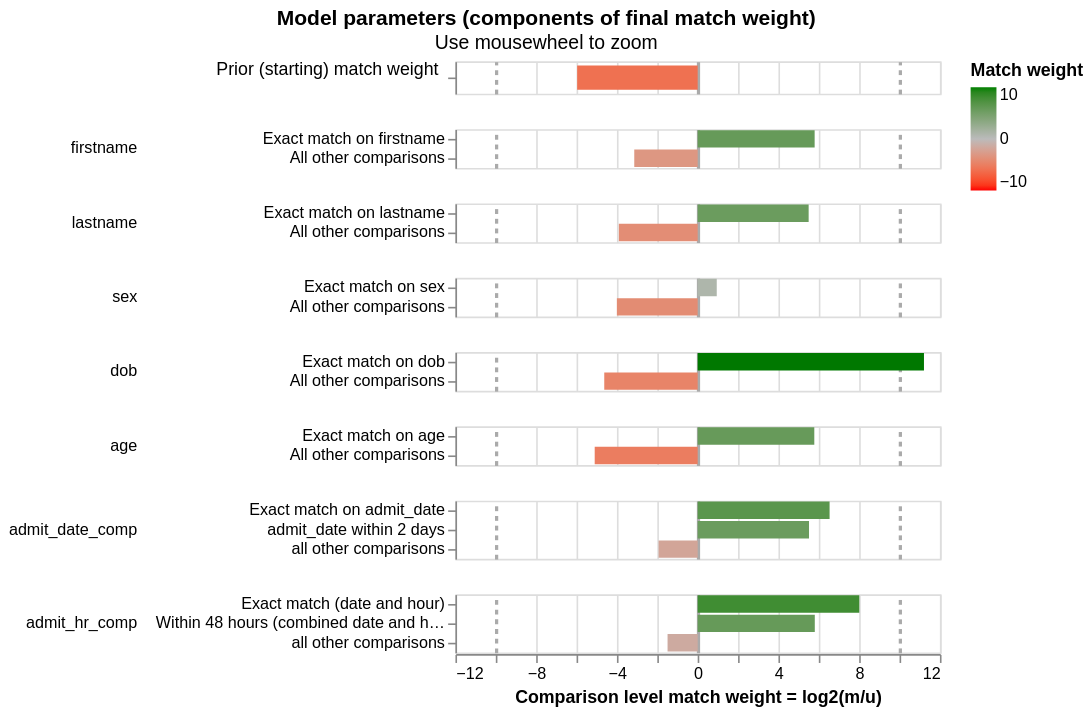

This figure's notebook cell:
### Code cell
linker.visualisations.match_weights_chart()

### Figure 1 — Vega-Lite specification as saved in the notebook (floating-point values rounded to 4 significant figures)
{"config": {"view": {"continuousWidth": 300, "continuousHeight": 300, "discreteHeight": 60, "discreteWidth": 400}, "header": {"title": null}, "mark": {"tooltip": null}, "title": {"anchor": "middle"}}, "vconcat": [{"mark": {"type": "bar", "clip": true, "height": 15}, "encoding": {"color": {"field": "log2_bayes_factor", "scale": {"domain": [-10, 0, 10], "interpolate": "lab", "range": ["red", "#bbbbbb", "green"]}, "title": "Match weight", "type": "quantitative"}, "tooltip": [{"field": "comparison_name", "title": "Comparison name", "type": "nominal"}, {"field": "probability_two_random_records_match", "format": ".4f", "title": "Probability two random records match", "type": "nominal"}, {"field": "log2_bayes_factor", "format": ",.4f", "title": "Equivalent match weight", "type": "quantitative"}, {"field": "bayes_factor_description", "title": "Match weight description", "type": "nominal"}], "x": {"axis": {"domain": false, "gridColor": {"condition": {"test": "abs(datum.value / 10)  <= 1 & datum.value % 10 === 0", "value": "#aaa"}, "value": "#ddd"}, "gridDash": {"condition": {"test": "abs(datum.value / 10) == 1", "value": [3]}, "value": null}, "gridWidth": {"condition": {"test": "abs(datum.value / 10)  <= 1 & datum.value % 10 === 0", "value": 2}, "value": 1}, "labels": false, "ticks": false, "title": ""}, "field": "log2_bayes_factor", "scale": {"domain": [-12, 12]}, "type": "quantitative"}, "y": {"axis": {"title": "Prior (starting) match weight", "titleAlign": "right", "titleAngle": 0, "titleFontWeight": "normal"}, "field": "label_for_charts", "sort": {"field": "comparison_vector_value", "order": "descending"}, "type": "nominal"}}, "height": 20, "transform": [{"filter": "(datum.comparison_name == 'probability_two_random_records_match')"}]}, {"mark": {"type": "bar", "clip": true}, "encoding": {"color": {"field": "log2_bayes_factor", "scale": {"domain": [-10, 0, 10], "interpolate": "lab", "range": ["red", "#bbbbbb", "green"]}, "title": "Match weight", "type": "quantitative"}, "row": {"field": "comparison_name", "header": {"labelAlign": "left", "labelAnchor": "middle", "labelAngle": 0}, "sort": {"field": "comparison_sort_order"}, "type": "nominal"}, "tooltip": [{"field": "comparison_name", "title": "Comparison name", "type": "nominal"}, {"field": "label_for_charts", "title": "Label", "type": "ordinal"}, {"field": "sql_condition", "title": "SQL condition", "type": "nominal"}, {"field": "m_probability", "format": ".10~g", "title": "M probability", "type": "quantitative"}, {"field": "u_probability", "format": ".10~g", "title": "U probability", "type": "quantitative"}, {"field": "bayes_factor", "format": ",.6f", "title": "Bayes factor = m/u", "type": "quantitative"}, {"field": "log2_bayes_factor", "format": ".4~g", "title": "Match weight = log2(m/u)", "type": "quantitative"}, {"field": "bayes_factor_description", "title": "Match weight description", "type": "nominal"}, {"field": "m_probability_description", "title": "m probability description", "type": "nominal"}, {"field": "u_probability_description", "title": "u probability description", "type": "nominal"}], "x": {"axis": {"gridColor": {"condition": {"test": "abs(datum.value / 10)  <= 1 & datum.value % 10 === 0", "value": "#aaa"}, "value": "#ddd"}, "gridDash": {"condition": {"test": "abs(datum.value / 10) == 1", "value": [3]}, "value": null}, "gridWidth": {"condition": {"test": "abs(datum.value / 10)  <= 1 & datum.value % 10 === 0", "value": 2}, "value": 1}, "title": "Comparison level match weight = log2(m/u)"}, "field": "log2_bayes_factor", "scale": {"domain": [-12, 12]}, "type": "quantitative"}, "y": {"axis": {"title": null}, "field": "label_for_charts", "sort": {"field": "comparison_vector_value", "order": "descending"}, "type": "nominal"}}, "height": {"step": 12}, "resolve": {"axis": {"y": "independent"}, "scale": {"y": "independent"}}, "transform": [{"filter": "(datum.comparison_name != 'probability_two_random_records_match')"}]}], "data": {"name": "data-4ec11f5836c8cc42771f842f08d6a39b"}, "params": [{"name": "mouse_zoom", "select": {"type": "interval", "encodings": ["x"]}, "bind": "scales", "views": []}], "resolve": {"axis": {"y": "independent"}, "scale": {"y": "independent"}}, "title": {"text": "Model parameters (components of final match weight)", "subtitle": "Use mousewheel to zoom"}, "$schema": "https://vega.github.io/schema/vega-lite/v5.9.3.json", "datasets": {"data-4ec11f5836c8cc42771f842f08d6a39b": [{"comparison_name": "probability_two_random_records_match", "sql_condition": null, "label_for_charts": "", "m_probability": null, "u_probability": null, "m_probability_description": null, "u_probability_description": null, "has_tf_adjustments": false, "tf_adjustment_column": null, "tf_adjustment_weight": null, "is_null_level": false, "bayes_factor": 0.01595, "log2_bayes_factor": -5.97, "comparison_vector_value": 0, "max_comparison_vector_value": 0, "bayes_factor_description": "The probability that two random records drawn at random match is 0.016 or one in  63.7 records.This is equivalent to a starting match weight of -5.970.", "probability_two_random_records_match": 0.0157, "comparison_sort_order": -1}, {"comparison_name": "firstname", "sql_condition": "\"firstname_l\" = \"firstname_r\"", "label_for_charts": "Exact match on firstname", "m_probability": 0.8885, "u_probability": 0.01601, "m_probability_description": "Amongst matching record comparisons, 88.85% of records (i.e. one in 1.125) are in the exact match on firstname comparison level", "u_probability_description": "Amongst non-matching record comparisons, 1.601% of records (i.e. one in 62.45) are in the exact match on firstname comparison level", "has_tf_adjustments": false, "tf_adjustment_column": null, "tf_adjustment_weight": 1.0, "is_null_level": false, "bayes_factor": 55.48, "log2_bayes_factor": 5.794, "comparison_vector_value": 1, "max_comparison_vector_value": 1, "bayes_factor_description": "If comparison level is `exact match on firstname` then comparison is 55.48 times more likely to be a match", "probability_two_random_records_match": 0.0157, "comparison_sort_order": 0}, {"comparison_name": "firstname", "sql_condition": "ELSE", "label_for_charts": "All other comparisons", "m_probability": 0.1115, "u_probability": 0.984, "m_probability_description": "Amongst matching record comparisons, 11.15% of records (i.e. one in 8.969) are in the all other comparisons comparison level", "u_probability_description": "Amongst non-matching record comparisons, 98.4% of records (i.e. one in 1.016) are in the all other comparisons comparison level", "has_tf_adjustments": false, "tf_adjustment_column": null, "tf_adjustment_weight": 1.0, "is_null_level": false, "bayes_factor": 0.1133, "log2_bayes_factor": -3.142, "comparison_vector_value": 0, "max_comparison_vector_value": 1, "bayes_factor_description": "If comparison level is `all other comparisons` then comparison is 8.825 times less likely to be a match", "probability_two_random_records_match": 0.0157, "comparison_sort_order": 0}, {"comparison_name": "lastname", "sql_condition": "\"lastname_l\" = \"lastname_r\"", "label_for_charts": "Exact match on lastname", "m_probability": 0.9347, "u_probability": 0.0207, "m_probability_description": "Amongst matching record comparisons, 93.47% of records (i.e. one in 1.07) are in the exact match on lastname comparison level", "u_probability_description": "Amongst non-matching record comparisons, 2.07% of records (i.e. one in 48.32) are in the exact match on lastname comparison level", "has_tf_adjustments": false, "tf_adjustment_column": null, "tf_adjustment_weight": 1.0, "is_null_level": false, "bayes_factor": 45.16, "log2_bayes_factor": 5.497, "comparison_vector_value": 1, "max_comparison_vector_value": 1, "bayes_factor_description": "If comparison level is `exact match on lastname` then comparison is 45.16 times more likely to be a match", "probability_two_random_records_match": 0.0157, "comparison_sort_order": 1}, {"comparison_name": "lastname", "sql_condition": "ELSE", "label_for_charts": "All other comparisons", "m_probability": 0.06533, "u_probability": 0.9793, "m_probability_description": "Amongst matching record comparisons, 6.533% of records (i.e. one in 15.31) are in the all other comparisons comparison level", "u_probability_description": "Amongst non-matching record comparisons, 97.93% of records (i.e. one in 1.021) are in the all other comparisons comparison level", "has_tf_adjustments": false, "tf_adjustment_column": null, "tf_adjustment_weight": 1.0, "is_null_level": false, "bayes_factor": 0.06671, "log2_bayes_factor": -3.906, "comparison_vector_value": 0, "max_comparison_vector_value": 1, "bayes_factor_description": "If comparison level is `all other comparisons` then comparison is 14.99 times less likely to be a match", "probability_two_random_records_match": 0.0157, "comparison_sort_order": 1}, {"comparison_name": "sex", "sql_condition": "\"sex_l\" = \"sex_r\"", "label_for_charts": "Exact match on sex", "m_probability": 0.969, "u_probability": 0.5035, "m_probability_description": "Amongst matching record comparisons, 96.9% of records (i.e. one in 1.032) are in the exact match on sex comparison level", "u_probability_description": "Amongst non-matching record comparisons, 50.35% of records (i.e. one in 1.986) are in the exact match on sex comparison level", "has_tf_adjustments": false, "tf_adjustment_column": null, "tf_adjustment_weight": 1.0, "is_null_level": false, "bayes_factor": 1.925, "log2_bayes_factor": 0.9445, "comparison_vector_value": 1, "max_comparison_vector_value": 1, "bayes_factor_description": "If comparison level is `exact match on sex` then comparison is 1.925 times more likely to be a match", "probability_two_random_records_match": 0.0157, "comparison_sort_order": 2}, {"comparison_name": "sex", "sql_condition": "ELSE", "label_for_charts": "All other comparisons", "m_probability": 0.03097, "u_probability": 0.4965, "m_probability_description": "Amongst matching record comparisons, 3.097% of records (i.e. one in 32.29) are in the all other comparisons comparison level", "u_probability_description": "Amongst non-matching record comparisons, 49.65% of records (i.e. one in 2.014) are in the all other comparisons comparison level", "has_tf_adjustments": false, "tf_adjustment_column": null, "tf_adjustment_weight": 1.0, "is_null_level": false, "bayes_factor": 0.06238, "log2_bayes_factor": -4.003, "comparison_vector_value": 0, "max_comparison_vector_value": 1, "bayes_factor_description": "If comparison level is `all other comparisons` then comparison is 16.03 times less likely to be a match", "probability_two_random_records_match": 0.0157, "comparison_sort_order": 2}, {"comparison_name": "dob", "sql_condition": "\"dob_l\" = \"dob_r\"", "label_for_charts": "Exact match on dob", "m_probability": 0.9596, "u_probability": 0.0004052, "m_probability_description": "Amongst matching record comparisons, 95.96% of records (i.e. one in 1.042) are in the exact match on dob comparison level", "u_probability_description": "Amongst non-matching record comparisons, 0.04052% of records (i.e. one in 2,468) are in the exact match on dob comparison level", "has_tf_adjustments": false, "tf_adjustment_column": null, "tf_adjustment_weight": 1.0, "is_null_level": false, "bayes_factor": 2368.0, "log2_bayes_factor": 11.21, "comparison_vector_value": 1, "max_comparison_vector_value": 1, "bayes_factor_description": "If comparison level is `exact match on dob` then comparison is 2,368 times more likely to be a match", "probability_two_random_records_match": 0.0157, "comparison_sort_order": 3}, {"comparison_name": "dob", "sql_condition": "ELSE", "label_for_charts": "All other comparisons", "m_probability": 0.04043, "u_probability": 0.9996, "m_probability_description": "Amongst matching record comparisons, 4.043% of records (i.e. one in 24.73) are in the all other comparisons comparison level", "u_probability_description": "Amongst non-matching record comparisons, 99.96% of records (i.e. one in 1) are in the all other comparisons comparison level", "has_tf_adjustments": false, "tf_adjustment_column": null, "tf_adjustment_weight": 1.0, "is_null_level": false, "bayes_factor": 0.04045, "log2_bayes_factor": -4.628, "comparison_vector_value": 0, "max_comparison_vector_value": 1, "bayes_factor_description": "If comparison level is `all other comparisons` then comparison is 24.72 times less likely to be a match", "probability_two_random_records_match": 0.0157, "comparison_sort_order": 3}, {"comparison_name": "age", "sql_condition": "\"age_l\" = \"age_r\"", "label_for_charts": "Exact match on age", "m_probability": 0.9714, "u_probability": 0.01771, "m_probability_description": "Amongst matching record comparisons, 97.14% of records (i.e. one in 1.029) are in the exact match on age comparison level", "u_probability_description": "Amongst non-matching record comparisons, 1.771% of records (i.e. one in 56.45) are in the exact match on age comparison level", "has_tf_adjustments": false, "tf_adjustment_column": null, "tf_adjustment_weight": 1.0, "is_null_level": false, "bayes_factor": 54.84, "log2_bayes_factor": 5.777, "comparison_vector_value": 1, "max_comparison_vector_value": 1, "bayes_factor_description": "If comparison level is `exact match on age` then comparison is 54.84 times more likely to be a match", "probability_two_random_records_match": 0.0157, "comparison_sort_order": 4}, {"comparison_name": "age", "sql_condition": "ELSE", "label_for_charts": "All other comparisons", "m_probability": 0.02862, "u_probability": 0.9823, "m_probability_description": "Amongst matching record comparisons, 2.862% of records (i.e. one in 34.94) are in the all other comparisons comparison level", "u_probability_description": "Amongst non-matching record comparisons, 98.23% of records (i.e. one in 1.018) are in the all other comparisons comparison level", "has_tf_adjustments": false, "tf_adjustment_column": null, "tf_adjustment_weight": 1.0, "is_null_level": false, "bayes_factor": 0.02914, "log2_bayes_factor": -5.101, "comparison_vector_value": 0, "max_comparison_vector_value": 1, "bayes_factor_description": "If comparison level is `all other comparisons` then comparison is 34.32 times less likely to be a match", "probability_two_random_records_match": 0.0157, "comparison_sort_order": 4}, {"comparison_name": "admit_date_comp", "sql_condition": "admit_date_l IS NOT NULL AND admit_date_r IS NOT NULL AND CAST(admit_date_l AS DATE) = CAST(admit_date_r AS DATE)", "label_for_charts": "Exact match on admit_date", "m_probability": 0.2507, "u_probability": 0.002705, "m_probability_description": "Amongst matching record comparisons, 25.07% of records (i.e. one in 3.988) are in the exact match on admit_date comparison level", "u_probability_description": "Amongst non-matching record comparisons, 0.2705% of records (i.e. one in 370) are in the exact match on admit_date comparison level", "has_tf_adjustments": false, "tf_adjustment_column": null, "tf_adjustment_weight": 1.0, "is_null_level": false, "bayes_factor": 92.69, "log2_bayes_factor": 6.534, "comparison_vector_value": 2, "max_comparison_vector_value": 2, "bayes_factor_description": "If comparison level is `exact match on admit_date` then comparison is 92.69 times more likely to be a match", "probability_two_random_records_match": 0.0157, "comparison_sort_order": 5}, {"comparison_name": "admit_date_comp", "sql_condition": "ABS(DATE_DIFF('day', CAST(admit_date_r AS DATE), CAST(admit_date_l AS DATE))) <= 2", "label_for_charts": "admit_date within 2 days", "m_probability": 0.5089, "u_probability": 0.01113, "m_probability_description": "Amongst matching record comparisons, 50.89% of records (i.e. one in 1.965) are in the admit_date within 2 days comparison level", "u_probability_description": "Amongst non-matching record comparisons, 1.113% of records (i.e. one in 89.86) are in the admit_date within 2 days comparison level", "has_tf_adjustments": false, "tf_adjustment_column": null, "tf_adjustment_weight": 1.0, "is_null_level": false, "bayes_factor": 45.73, "log2_bayes_factor": 5.515, "comparison_vector_value": 1, "max_comparison_vector_value": 2, "bayes_factor_description": "If comparison level is `admit_date within 2 days` then comparison is 45.73 times more likely to be a match", "probability_two_random_records_match": 0.0157, "comparison_sort_order": 5}, {"comparison_name": "admit_date_comp", "sql_condition": "TRUE", "label_for_charts": "all other comparisons", "m_probability": 0.2576, "u_probability": 0.9862, "m_probability_description": "Amongst matching record comparisons, 25.76% of records (i.e. one in 3.882) are in the all other comparisons comparison level", "u_probability_description": "Amongst non-matching record comparisons, 98.62% of records (i.e. one in 1.014) are in the all other comparisons comparison level", "has_tf_adjustments": false, "tf_adjustment_column": null, "tf_adjustment_weight": 1.0, "is_null_level": false, "bayes_factor": 0.2612, "log2_bayes_factor": -1.937, "comparison_vector_value": 0, "max_comparison_vector_value": 2, "bayes_factor_description": "If comparison level is `all other comparisons` then comparison is 3.828 times less likely to be a match", "probability_two_random_records_match": 0.0157, "comparison_sort_order": 5}, {"comparison_name": "admit_hr_comp", "sql_condition": "admit_date_l IS NOT NULL AND admit_date_r IS NOT NULL AND admit_hr_l IS NOT NULL AND admit_hr_r IS NOT NULL AND CAST(admit_date_l AS DATE) = CAST(admit_date_r AS DATE) AND CAST(admit_hr_l AS DOUBLE) = CAST(admit_hr_r AS DOUBLE)", "label_for_charts": "Exact match (date and hour)", "m_probability": 0.02905, "u_probability": 0.000113, "m_probability_description": "Amongst matching record comparisons, 2.905% of records (i.e. one in 34.43) are in the exact match (date and hour) comparison level", "u_probability_description": "Amongst non-matching record comparisons, 0.0113% of records (i.e. one in 8,850) are in the exact match (date and hour) comparison level", "has_tf_adjustments": false, "tf_adjustment_column": null, "tf_adjustment_weight": 1.0, "is_null_level": false, "bayes_factor": 257.0, "log2_bayes_factor": 8.006, "comparison_vector_value": 2, "max_comparison_vector_value": 2, "bayes_factor_description": "If comparison level is `exact match (date and hour)` then comparison is 257 times more likely to be a match", "probability_two_random_records_match": 0.0157, "comparison_sort_order": 6}, {"comparison_name": "admit_hr_comp", "sql_condition": "\n                ABS(\n                    ((CAST(admit_date_r AS DATE) - CAST(admit_date_l AS DATE)) * 24)\n                    + (CAST(admit_hr_r AS FLOAT) - CAST(admit_hr_l AS FLOAT))\n                ) <= 48\n            ", "label_for_charts": "Within 48 hours (combined date and hour)", "m_probability": 0.6194, "u_probability": 0.01111, "m_probability_description": "Amongst matching record comparisons, 61.94% of records (i.e. one in 1.614) are in the within 48 hours (combined date and hour) comparison level", "u_probability_description": "Amongst non-matching record comparisons, 1.111% of records (i.e. one in 90.03) are in the within 48 hours (combined date and hour) comparison level", "has_tf_adjustments": false, "tf_adjustment_column": null, "tf_adjustment_weight": 1.0, "is_null_level": false, "bayes_factor": 55.77, "log2_bayes_factor": 5.801, "comparison_vector_value": 1, "max_comparison_vector_value": 2, "bayes_factor_description": "If comparison level is `within 48 hours (combined date and hour)` then comparison is 55.77 times more likely to be a match", "probability_two_random_records_match": 0.0157, "comparison_sort_order": 6}, {"comparison_name": "admit_hr_comp", "sql_condition": "TRUE", "label_for_charts": "all other comparisons", "m_probability": 0.3515, "u_probability": 0.9888, "m_probability_description": "Amongst matching record comparisons, 35.15% of records (i.e. one in 2.845) are in the all other comparisons comparison level", "u_probability_description": "Amongst non-matching record comparisons, 98.88% of records (i.e. one in 1.011) are in the all other comparisons comparison level", "has_tf_adjustments": false, "tf_adjustment_column": null, "tf_adjustment_weight": 1.0, "is_null_level": false, "bayes_factor": 0.3555, "log2_bayes_factor": -1.492, "comparison_vector_value": 0, "max_comparison_vector_value": 2, "bayes_factor_description": "If comparison level is `all other comparisons` then comparison is 2.813 times less likely to be a match", "probability_two_random_records_match": 0.0157, "comparison_sort_order": 6}]}}
